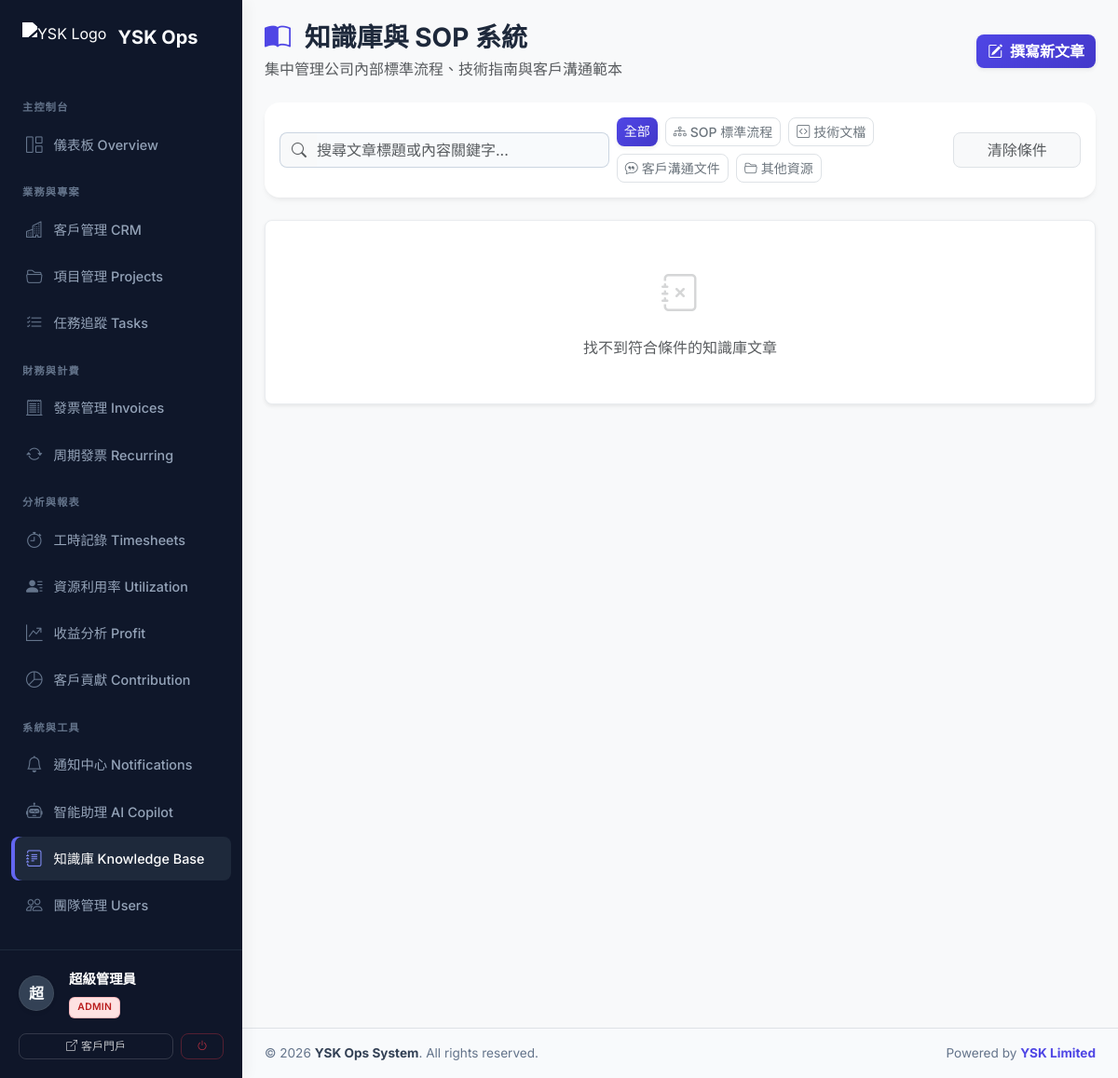
The app's page /knowledge_base.php (signed in), older data.
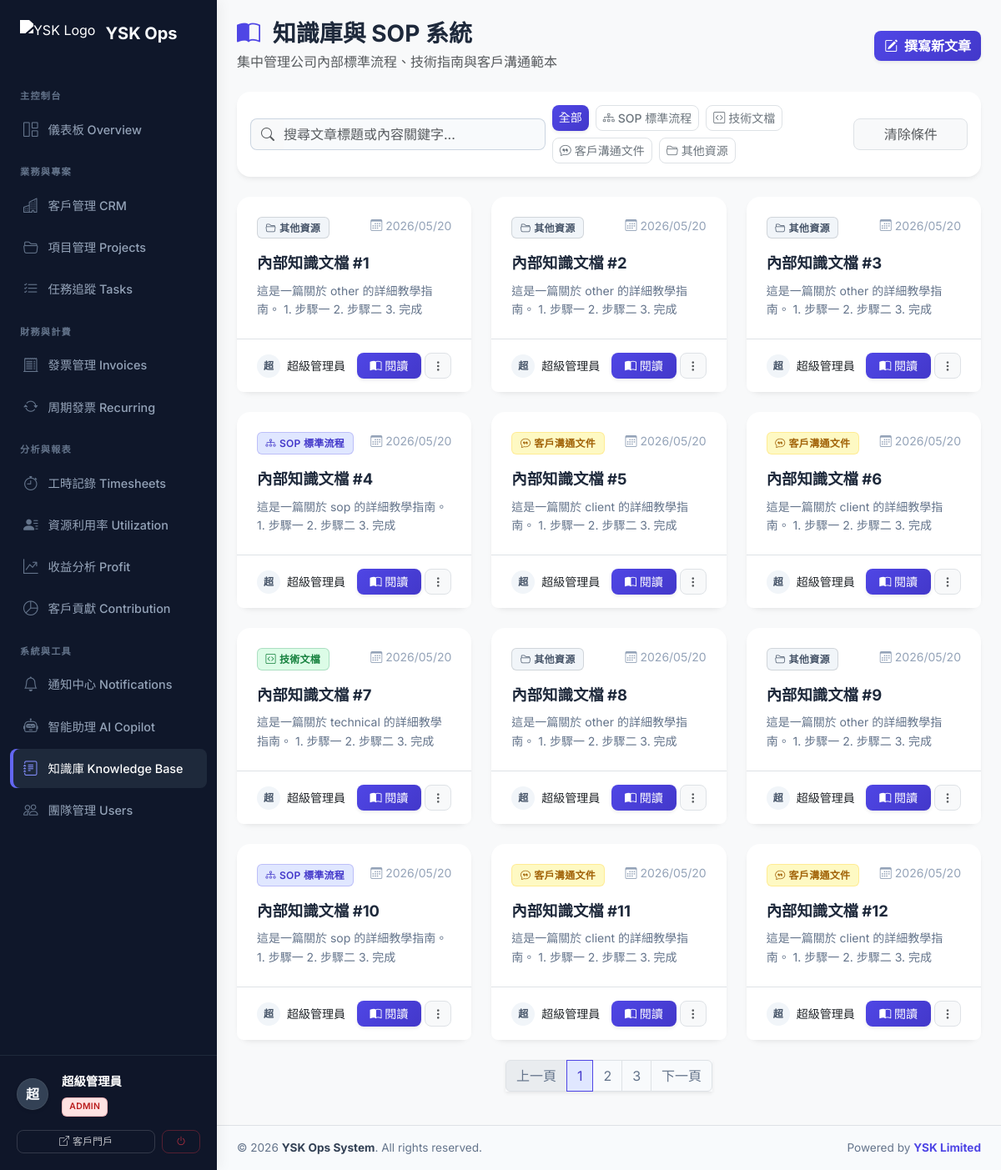
The same page, newer data.
### tables this page shows
CREATE TABLE knowledge_base (
    id INT AUTO_INCREMENT PRIMARY KEY,
    title VARCHAR(200) NOT NULL,
    content TEXT NOT NULL,
    category ENUM('sop', 'technical', 'client', 'other') DEFAULT 'other',
    created_by INT,
    created_at TIMESTAMP DEFAULT CURRENT_TIMESTAMP,
    FOREIGN KEY (created_by) REFERENCES users(id) ON DELETE SET NULL,
    FULLTEXT KEY ft_knowledge (title, content)
);

CREATE TABLE users (
    id INT AUTO_INCREMENT PRIMARY KEY,
    username VARCHAR(50) UNIQUE NOT NULL,
    password_hash VARCHAR(255) NOT NULL,
    full_name VARCHAR(100) NOT NULL,
    email VARCHAR(100) UNIQUE NOT NULL,
    role ENUM('admin', 'pm', 'developer', 'finance', 'viewer') DEFAULT 'viewer',
    phone VARCHAR(20),
    avatar VARCHAR(255),
    is_active BOOLEAN DEFAULT TRUE,
    created_at TIMESTAMP DEFAULT CURRENT_TIMESTAMP,
    updated_at TIMESTAMP DEFAULT CURRENT_TIMESTAMP ON UPDATE CURRENT_TIMESTAMP
);

### includes/db.php (called while the page is built, shortened)
<?php
function get_db_connection() {
    static $pdo = null;
    if ($pdo === null) {
        try {
            $dsn = "mysql:host=" . DB_HOST . ";dbname=" . DB_NAME . ";charset=" . DB_CHAR;
            $pdo = new PDO($dsn, DB_USER, DB_PASS, [
                PDO::ATTR_ERRMODE => PDO::ERRMODE_EXCEPTION,
                PDO::ATTR_DEFAULT_FETCH_MODE => PDO::FETCH_ASSOC,
                PDO::ATTR_EMULATE_PREPARES => false,
            ]);
        } catch (PDOException $e) {
            die("Database connection failed: " . $e->getMessage() . "<br>Please check config.php and run database.sql first.");
        }
    }
    return $pdo;
}
function db_query($sql, $params = []) {
    $pdo = get_db_connection();
    $stmt = $pdo->prepare($sql);
    $stmt->execute($params);
    return $stmt;
}
function db_fetch_all($sql, $params = []) {
    return db_query($sql, $params)->fetchAll();
}
function db_fetch_one($sql, $params = []) {
    return db_query($sql, $params)->fetch();
}
?>

### knowledge_base.php (the view, shortened to what the changed rows need)
<?php
require_once 'includes/db.php';
$current_user_id = $_SESSION['user_id'];
$is_management = has_role('admin') || has_role('pm');
$category_filter = $_GET['category'] ?? '';
$search = trim($_GET['search'] ?? '');
$page = max(1, (int)($_GET['page'] ?? 1));
$per_page = 12;
$offset = ($page - 1) * $per_page;
$where_clauses = ["1=1"];
$params = [];
$where_sql = implode(" AND ", $where_clauses);
$total_count = db_fetch_one("SELECT COUNT(*) as total FROM knowledge_base k WHERE $where_sql", $params)['total'] ?? 0;
$total_pages = ceil($total_count / $per_page);
$sql = "SELECT k.*, u.full_name as author
        FROM knowledge_base k
        LEFT JOIN users u ON k.created_by = u.id
        WHERE $where_sql
        ORDER BY k.created_at DESC
        LIMIT $per_page OFFSET $offset";
$articles = db_fetch_all($sql, $params);
$categories = [
    'sop' => ['label' => 'SOP 標準流程', 'color' => 'primary', 'icon' => 'bi-diagram-3'],
    'technical' => ['label' => '技術文檔', 'color' => 'success', 'icon' => 'bi-code-square'],
    'client' => ['label' => '客戶溝通文件', 'color' => 'warning', 'icon' => 'bi-chat-quote'],
    'other' => ['label' => '其他資源', 'color' => 'secondary', 'icon' => 'bi-folder2-open']
];
?>
<?php include 'includes/header.php'; ?>
<div class="d-flex align-items-stretch" style="min-height: 100vh; width: 100%;">
    <div class="flex-grow-1 d-flex flex-column" style="background-color: #f8f9fa; min-width: 0;">
        <div class="p-3 p-md-4 flex-grow-1">
            <div class="d-flex flex-column flex-md-row justify-content-between align-items-md-center mb-4 gap-3">
                <div class="d-flex align-items-center">
                    <div>
                        <h2 class="h3 fw-bold mb-1 text-slate-800">
                            <i class="bi bi-book-half me-2 text-primary"></i> 知識庫與 SOP 系統
                        </h2>
                    </div>
                </div>
            </div>
            <div class="card mb-4 border-0 shadow-sm">
                <div class="card-body p-3">
                    <form method="GET" class="row g-2 align-items-center">
                        <div class="col-md-5">
                            <div class="d-flex flex-wrap gap-2">
                                <a href="knowledge_base.php?search=<?= urlencode($search) ?>" class="btn btn-sm <?= empty($category_filter) ? 'btn-primary shadow-sm' : 'btn-outline-secondary border' ?>">全部</a>
                                <?php foreach ($categories as $key => $cat): ?>
                                    <a href="knowledge_base.php?category=<?= $key ?>&search=<?= urlencode($search) ?>"
                                       class="btn btn-sm <?= $category_filter === $key ? 'btn-'.$cat['color'].' shadow-sm' : 'btn-outline-secondary border' ?>">
                                       <i class="bi <?= $cat['icon'] ?> me-1"></i><?= $cat['label'] ?>
                                    </a>
                                <?php endforeach; ?>
                            </div>
                        </div>
                    </form>
                </div>
            </div>
            <div class="row g-4 mb-4">
                <?php foreach ($articles as $a):
                    $cat_info = $categories[$a['category']] ?? $categories['other'];
                    $avatar_char = mb_substr($a['author'] ?? 'U', 0, 1, 'UTF-8');
                    $can_edit = ($a['created_by'] == $current_user_id || $is_management);
                ?>
                <div class="col-md-6 col-xl-4">
                    <div class="card h-100 border-0 shadow-sm d-flex flex-column" style="transition: transform 0.2s; border-radius: 12px;">
                        <div class="card-body p-4 flex-grow-1">
                            <div class="d-flex justify-content-between align-items-start mb-3">
                                <span class="badge bg-<?= $cat_info['color'] ?> bg-opacity-10 text-<?= $cat_info['color'] ?> px-2 py-1 border border-<?= $cat_info['color'] ?> border-opacity-25">
                                    <i class="bi <?= $cat_info['icon'] ?> me-1"></i><?= $cat_info['label'] ?>
                                </span>
                                <small class="text-slate-400"><i class="bi bi-calendar3 me-1"></i><?= date('Y/m/d', strtotime($a['created_at'])) ?></small>
                            </div>
                            <h5 class="fw-bold text-slate-800 mb-2 lh-base" style="font-size: 1.15rem; display: -webkit-box; -webkit-line-clamp: 2; -webkit-box-orient: vertical; overflow: hidden;">
                                <?= htmlspecialchars($a['title'] ?? '') ?>
                            </h5>
                            <p class="text-slate-500 small mb-0" style="display: -webkit-box; -webkit-line-clamp: 3; -webkit-box-orient: vertical; overflow: hidden; line-height: 1.6;">
                                <?= htmlspecialchars($a['content'] ?? '') ?>
                            </p>
                        </div>
                        <div class="card-footer bg-white border-top px-4 py-3 d-flex justify-content-between align-items-center rounded-bottom-3">
                            <div class="d-flex align-items-center">
                                <div class="bg-secondary bg-opacity-10 text-secondary rounded-circle d-flex align-items-center justify-content-center me-2" style="width: 28px; height: 28px;">
                                    <span class="fw-bold" style="font-size: 0.75rem;"><?= htmlspecialchars($avatar_char) ?></span>
                                </div>
                                <small class="text-slate-600 fw-medium"><?= htmlspecialchars($a['author'] ?? '未知') ?></small>
                            </div>
                            <div class="d-flex gap-1">
                                <button class="btn btn-sm btn-primary px-3 shadow-sm" data-bs-toggle="modal" data-bs-target="#readArticleModal<?= $a['id'] ?>" title="閱讀全文">
                                    <i class="bi bi-book-half"></i> 閱讀
                                </button>
                                <?php if ($can_edit): ?>
                                <div class="dropdown">
                                    <button class="btn btn-sm btn-light border text-muted shadow-none h-100" type="button" data-bs-toggle="dropdown">
                                        <i class="bi bi-three-dots-vertical"></i>
                                    </button>
                                </div>
                                <?php endif; ?>
                            </div>
                        </div>
                    </div>
                </div>
                <?php endforeach; ?>
                <?php if (empty($articles)): ?>
                <div class="col-12">
                    <div class="text-center py-5 text-muted bg-white rounded-3 shadow-sm border border-light-subtle">
                        <i class="bi bi-journal-x fs-1 d-block mb-3 opacity-25"></i>
                        找不到符合條件的知識庫文章
                    </div>
                </div>
                <?php endif; ?>
            </div>
            <?php if ($total_pages > 1): ?>
            <div class="d-flex justify-content-center mt-2">
                <nav>
                    <ul class="pagination shadow-sm">
                        <li class="page-item <?= $page <= 1 ? 'disabled' : '' ?>">
                            <a class="page-link text-slate-500" href="?page=<?= $page-1 ?>&search=<?= urlencode($search) ?>&category=<?= $category_filter ?>">上一頁</a>
                        </li>
                        <?php for ($i = 1; $i <= $total_pages; $i++): ?>
                        <li class="page-item <?= $i == $page ? 'active' : '' ?>">
                            <a class="page-link <?= $i == $page ? 'bg-primary border-primary' : 'text-slate-500' ?>" href="?page=<?= $i ?>&search=<?= urlencode($search) ?>&category=<?= $category_filter ?>"><?= $i ?></a>
                        </li>
                        <?php endfor; ?>
                        <li class="page-item <?= $page >= $total_pages ? 'disabled' : '' ?>">
                            <a class="page-link text-slate-500" href="?page=<?= $page+1 ?>&search=<?= urlencode($search) ?>&category=<?= $category_filter ?>">下一頁</a>
                        </li>
                    </ul>
                </nav>
            </div>
            <?php endif; ?>
<?php include 'includes/footer.php'; ?>

Row changes from the older to the newer data that the page shows:
added knowledge_base: category "其他資源", created_at "2026/05/20", title "內部知識文檔 #1", content "這是一篇關於 other 的詳細教學指南。 1. 步驟一 2. 步驟二 3. 完成", created_by.full_name "超", created_by.full_name "超級管理員"
added knowledge_base: category "其他資源", created_at "2026/05/20", title "內部知識文檔 #2", content "這是一篇關於 other 的詳細教學指南。 1. 步驟一 2. 步驟二 3. 完成", created_by.full_name "超", created_by.full_name "超級管理員"
added knowledge_base: category "其他資源", created_at "2026/05/20", title "內部知識文檔 #3", content "這是一篇關於 other 的詳細教學指南。 1. 步驟一 2. 步驟二 3. 完成", created_by.full_name "超", created_by.full_name "超級管理員"
added knowledge_base: category "SOP 標準流程", created_at "2026/05/20", title "內部知識文檔 #4", content "這是一篇關於 sop 的詳細教學指南。 1. 步驟一 2. 步驟二 3. 完成", created_by.full_name "超", created_by.full_name "超級管理員"
added knowledge_base: category "客戶溝通文件", created_at "2026/05/20", title "內部知識文檔 #5", content "這是一篇關於 client 的詳細教學指南。 1. 步驟一 2. 步驟二 3. 完成", created_by.full_name "超", created_by.full_name "超級管理員"
added knowledge_base: category "客戶溝通文件", created_at "2026/05/20", title "內部知識文檔 #6", content "這是一篇關於 client 的詳細教學指南。 1. 步驟一 2. 步驟二 3. 完成", created_by.full_name "超", created_by.full_name "超級管理員"
added knowledge_base: category "技術文檔", created_at "2026/05/20", title "內部知識文檔 #7", content "這是一篇關於 technical 的詳細教學指南。 1. 步驟一 2. 步驟二 3. 完成", created_by.full_name "超", created_by.full_name "超級管理員"
added knowledge_base: category "其他資源", created_at "2026/05/20", title "內部知識文檔 #8", content "這是一篇關於 other 的詳細教學指南。 1. 步驟一 2. 步驟二 3. 完成", created_by.full_name "超", created_by.full_name "超級管理員"
added knowledge_base: category "其他資源", created_at "2026/05/20", title "內部知識文檔 #9", content "這是一篇關於 other 的詳細教學指南。 1. 步驟一 2. 步驟二 3. 完成", created_by.full_name "超", created_by.full_name "超級管理員"
added knowledge_base: category "SOP 標準流程", created_at "2026/05/20", title "內部知識文檔 #10", content "這是一篇關於 sop 的詳細教學指南。 1. 步驟一 2. 步驟二 3. 完成", created_by.full_name "超", created_by.full_name "超級管理員"
added knowledge_base: category "客戶溝通文件", created_at "2026/05/20", title "內部知識文檔 #11", content "這是一篇關於 client 的詳細教學指南。 1. 步驟一 2. 步驟二 3. 完成", created_by.full_name "超", created_by.full_name "超級管理員"
added knowledge_base: category "客戶溝通文件", created_at "2026/05/20", title "內部知識文檔 #12", content "這是一篇關於 client 的詳細教學指南。 1. 步驟一 2. 步驟二 3. 完成", created_by.full_name "超", created_by.full_name "超級管理員"
Text that changed along with them:
text no longer shown: "找不到符合條件的知識庫文章"
text now shown: "上一頁 下一頁"
new list line: "1"
new list line: "2"
new list line: "3"
